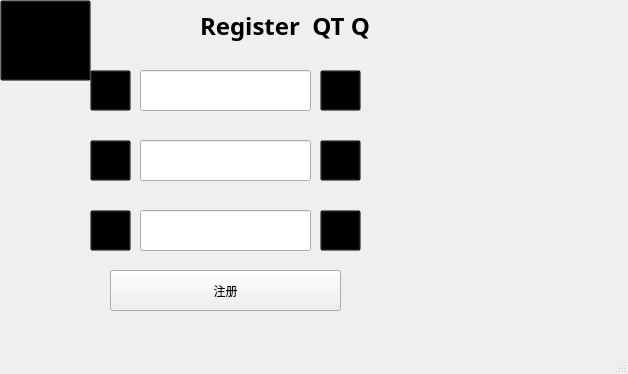
<?xml version="1.0" encoding="UTF-8"?>
<ui version="4.0">
 <class>Register</class>
 <widget class="QMainWindow" name="Register">
  <property name="geometry">
   <rect>
    <x>0</x>
    <y>0</y>
    <width>628</width>
    <height>374</height>
   </rect>
  </property>
  <property name="windowTitle">
   <string>MainWindow</string>
  </property>
  <widget class="QWidget" name="centralwidget">
   <widget class="QLineEdit" name="name">
    <property name="geometry">
     <rect>
      <x>140</x>
      <y>70</y>
      <width>171</width>
      <height>41</height>
     </rect>
    </property>
   </widget>
   <widget class="QLineEdit" name="password1">
    <property name="geometry">
     <rect>
      <x>140</x>
      <y>140</y>
      <width>171</width>
      <height>41</height>
     </rect>
    </property>
   </widget>
   <widget class="QLineEdit" name="password2">
    <property name="geometry">
     <rect>
      <x>140</x>
      <y>210</y>
      <width>171</width>
      <height>41</height>
     </rect>
    </property>
   </widget>
   <widget class="QPushButton" name="pushButton">
    <property name="geometry">
     <rect>
      <x>320</x>
      <y>70</y>
      <width>41</width>
      <height>41</height>
     </rect>
    </property>
    <property name="styleSheet">
     <string notr="true">background-color: rgba(0, 0, 0, 0)</string>
    </property>
    <property name="text">
     <string/>
    </property>
   </widget>
   <widget class="QPushButton" name="pushButton_2">
    <property name="geometry">
     <rect>
      <x>320</x>
      <y>140</y>
      <width>41</width>
      <height>41</height>
     </rect>
    </property>
    <property name="styleSheet">
     <string notr="true">background-color: rgba(0, 0, 0, 0)</string>
    </property>
    <property name="text">
     <string/>
    </property>
   </widget>
   <widget class="QPushButton" name="pushButton_3">
    <property name="geometry">
     <rect>
      <x>320</x>
      <y>210</y>
      <width>41</width>
      <height>41</height>
     </rect>
    </property>
    <property name="styleSheet">
     <string notr="true">background-color: rgba(0, 0, 0, 0)</string>
    </property>
    <property name="text">
     <string/>
    </property>
   </widget>
   <widget class="QPushButton" name="pushButton_4">
    <property name="geometry">
     <rect>
      <x>90</x>
      <y>140</y>
      <width>41</width>
      <height>41</height>
     </rect>
    </property>
    <property name="styleSheet">
     <string notr="true">background-color: rgba(0, 0, 0, 0)</string>
    </property>
    <property name="text">
     <string/>
    </property>
   </widget>
   <widget class="QPushButton" name="pushButton_5">
    <property name="geometry">
     <rect>
      <x>90</x>
      <y>210</y>
      <width>41</width>
      <height>41</height>
     </rect>
    </property>
    <property name="styleSheet">
     <string notr="true">background-color: rgba(0, 0, 0, 0)</string>
    </property>
    <property name="text">
     <string/>
    </property>
   </widget>
   <widget class="QPushButton" name="pushButton_6">
    <property name="geometry">
     <rect>
      <x>90</x>
      <y>70</y>
      <width>41</width>
      <height>41</height>
     </rect>
    </property>
    <property name="styleSheet">
     <string notr="true">background-color: rgba(0, 0, 0, 0)</string>
    </property>
    <property name="text">
     <string/>
    </property>
    <property name="icon">
     <iconset resource="res.qrc">
      <normaloff>:/QQ.png</normaloff>:/QQ.png</iconset>
    </property>
   </widget>
   <widget class="QPushButton" name="pushButton_7">
    <property name="geometry">
     <rect>
      <x>110</x>
      <y>270</y>
      <width>231</width>
      <height>41</height>
     </rect>
    </property>
    <property name="text">
     <string>注册</string>
    </property>
   </widget>
   <widget class="QPushButton" name="pushButton_8">
    <property name="geometry">
     <rect>
      <x>0</x>
      <y>0</y>
      <width>91</width>
      <height>81</height>
     </rect>
    </property>
    <property name="styleSheet">
     <string notr="true">background-color: rgba(0, 0, 0, 0)</string>
    </property>
    <property name="text">
     <string/>
    </property>
   </widget>
   <widget class="QLabel" name="label">
    <property name="geometry">
     <rect>
      <x>200</x>
      <y>10</y>
      <width>171</width>
      <height>31</height>
     </rect>
    </property>
    <property name="font">
     <font>
      <family>Agency FB</family>
      <pointsize>18</pointsize>
      <weight>75</weight>
      <bold>true</bold>
     </font>
    </property>
    <property name="text">
     <string>Register  QT QQ</string>
    </property>
   </widget>
  </widget>
  <widget class="QMenuBar" name="menubar">
   <property name="geometry">
    <rect>
     <x>0</x>
     <y>0</y>
     <width>628</width>
     <height>25</height>
    </rect>
   </property>
  </widget>
  <widget class="QStatusBar" name="statusbar"/>
 </widget>
 <resources/>
 <connections/>
</ui>
